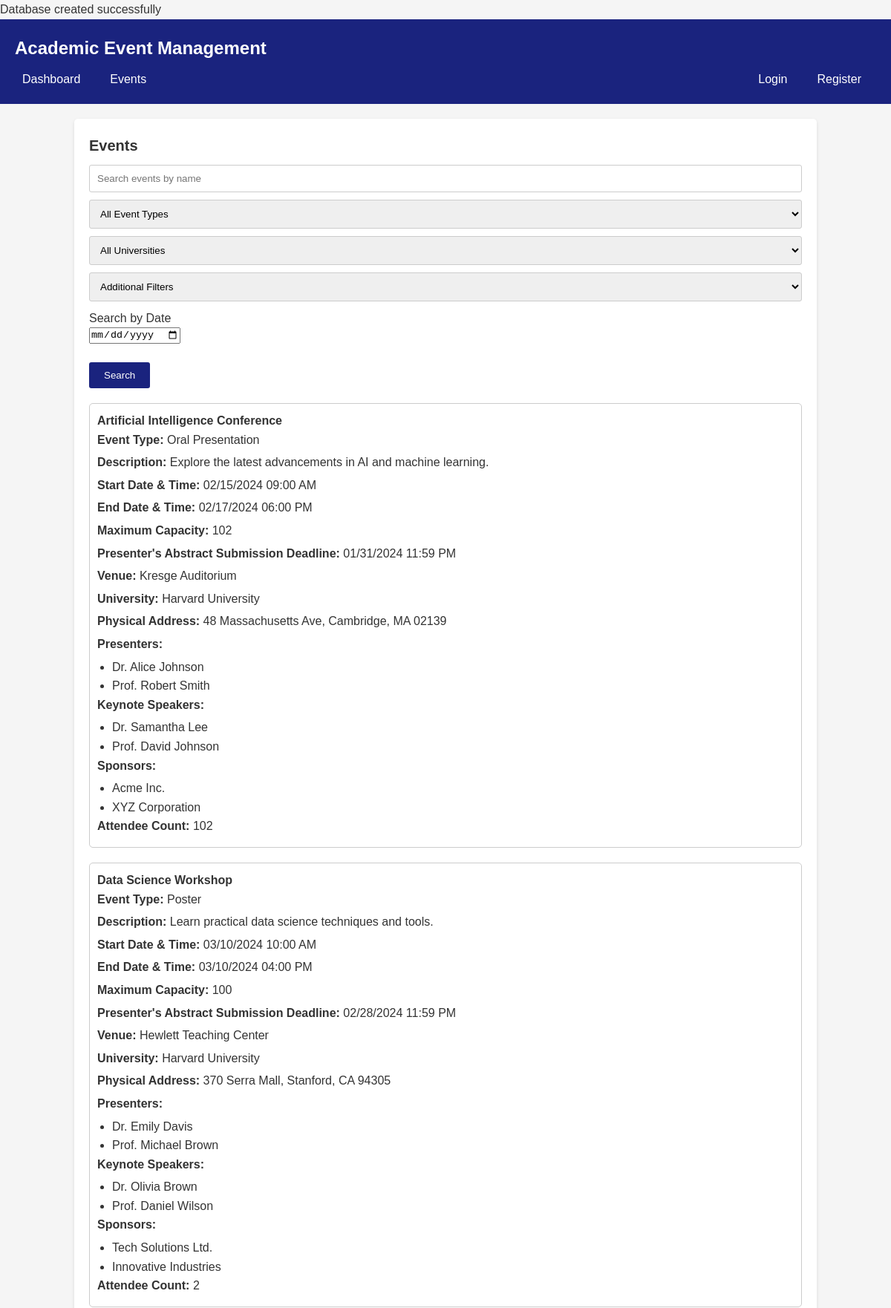
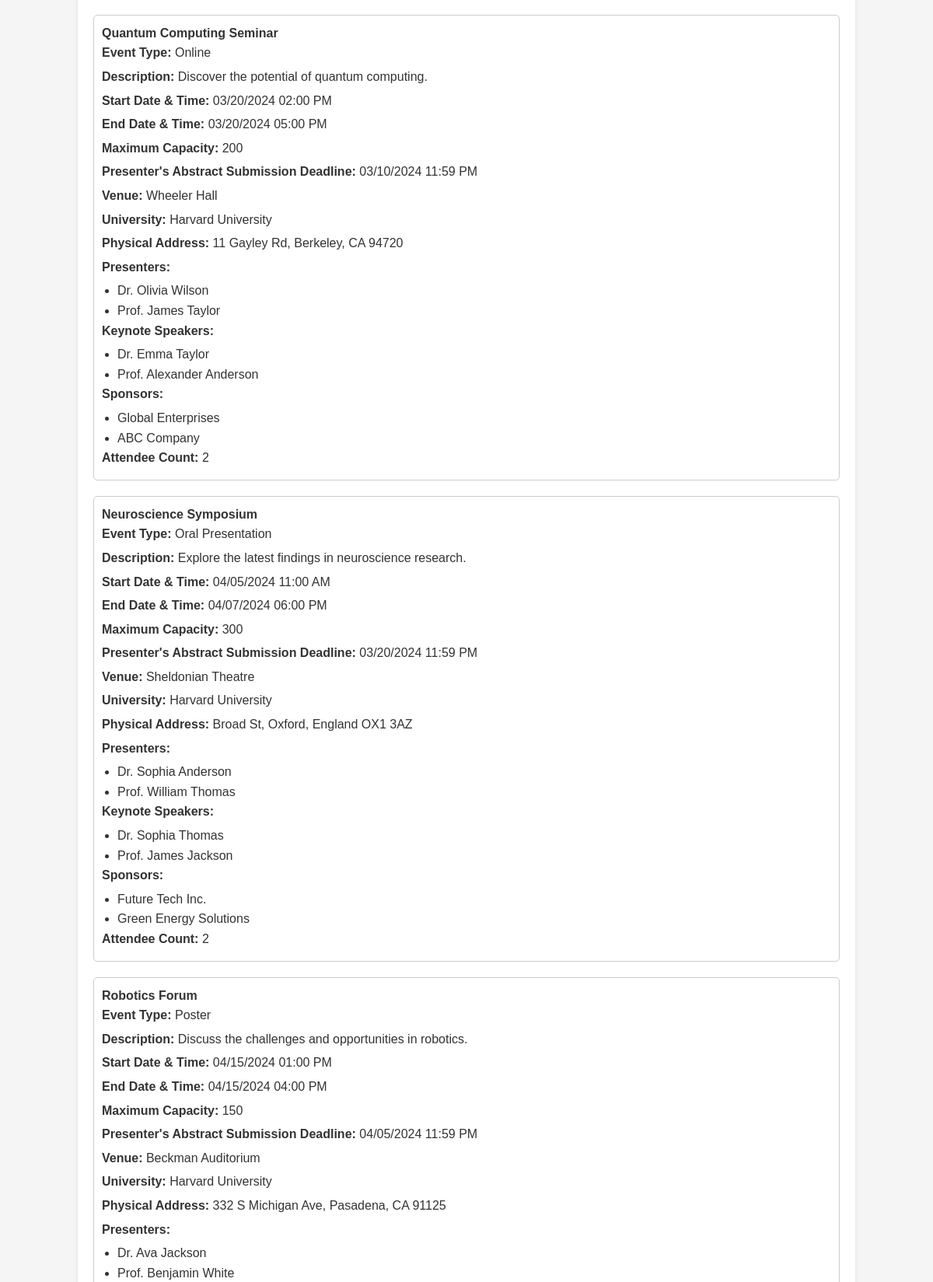
Screenshot of /events.php (upper part) with the database file from the repository (2 pictures, top to bottom).
### tables this page shows
CREATE TABLE IF NOT EXISTS `Event` (
    Event_ID INT PRIMARY KEY AUTO_INCREMENT,
    Event_Type_ID INT,
    Location_ID INT,
    U_ID INT,
    Start_Date_Time DATETIME,
    End_Date_Time DATETIME,
    Max_Capacity INT,
    Presenter_Deadline DATETIME,
    Event_Name VARCHAR(255),
    F_Date_Time DATETIME,
    Created_At DATETIME,
    Is_Published BOOLEAN,
    Description TEXT,
    Status ENUM('Open', 'Full', 'Closed', 'Cancelled') DEFAULT 'Open',
    FOREIGN KEY (Event_Type_ID) REFERENCES Event_Type(Event_Type_ID),
    FOREIGN KEY (Location_ID) REFERENCES Location(Location_ID),
    FOREIGN KEY (U_ID) REFERENCES U(U_ID)
);

CREATE TABLE IF NOT EXISTS Event_Type (
    Event_Type_ID INT PRIMARY KEY AUTO_INCREMENT,
    Type_Name VARCHAR(255),
    Created_At DATETIME
);

CREATE TABLE IF NOT EXISTS Location (
    Location_ID INT PRIMARY KEY AUTO_INCREMENT,
    Venue VARCHAR(255),
    Street_Address VARCHAR(255),
    City VARCHAR(255),
    State VARCHAR(255),
    Zip_Code VARCHAR(10)
);

CREATE TABLE IF NOT EXISTS U (
    U_ID INT PRIMARY KEY AUTO_INCREMENT,
    U_Name VARCHAR(255),
    Created_At DATETIME
);

CREATE TABLE IF NOT EXISTS Presenter (
    Presenter_ID INT PRIMARY KEY AUTO_INCREMENT,
    Presenter_Name VARCHAR(255),
    Create_At DATETIME
);

CREATE TABLE IF NOT EXISTS Speaker (
    Speaker_ID INT PRIMARY KEY AUTO_INCREMENT,
    Speaker_Name VARCHAR(255),
    Created_At DATETIME
);

CREATE TABLE IF NOT EXISTS Sponsor (
    Sponsor_ID INT PRIMARY KEY AUTO_INCREMENT,
    Sponsor_Name VARCHAR(255),
    Create_At DATETIME
);

### event_management.php (called while the page is built, shortened)
<?php
function searchEvents($conn, $search_name, $event_type, $university, $start_date) {
    $sql = "SELECT E.*, L.Venue, L.Street_Address, L.City, L.State, L.Zip_Code, U.U_Name,
                (SELECT COUNT(*) FROM User_Event UE WHERE UE.Event_ID = E.Event_ID) AS Attendee_Count
            FROM `Event` E
            JOIN Location L ON E.Location_ID = L.Location_ID
            JOIN U ON E.U_ID = U.U_ID
            WHERE E.Is_Published = TRUE";
    $result = $conn->query($sql);
    return $result;
}
function getEventTypeName($conn, $event_type_id) {
    $sql = "SELECT Type_Name FROM Event_Type WHERE Event_Type_ID = $event_type_id";
    $result = $conn->query($sql);
    if ($result->num_rows > 0) {
        $row = $result->fetch_assoc();
        return $row['Type_Name'];
    } else {
        return '';
    }
}
function getEventPresenters($conn, $event_id) {
    $sql = "SELECT p.Presenter_Name
            FROM Presenter p
            JOIN Presenter_Event pe ON p.Presenter_ID = pe.Presenter_ID
            WHERE pe.Event_ID = $event_id";
    $result = $conn->query($sql);
    return $result;
}
function getEventSpeakers($conn, $event_id) {
    $sql = "SELECT s.Speaker_Name
            FROM Speaker s
            JOIN Speaker_Event se ON s.Speaker_ID = se.Speaker_ID
            WHERE se.Event_ID = $event_id";
    $result = $conn->query($sql);
    return $result;
}
function getEventSponsors($conn, $event_id) {
    $sql = "SELECT s.Sponsor_Name
            FROM Sponsor s
            JOIN Sponsor_Event se ON s.Sponsor_ID = se.Sponsor_ID
            WHERE se.Event_ID = $event_id";
    $result = $conn->query($sql);
    return $result;
}
?>

### events.php (the view, shortened to what this page needs)
<?php
require_once 'db_connection.php';
require_once 'event_management.php';
require_once 'views.php';
if ($_SERVER["REQUEST_METHOD"] == "POST") {
    $search_name = $_POST["search_name"];
    $event_type = $_POST["event_type"];
    $university = $_POST["university"];
    $start_date = $_POST["start_date"];
    $view_filter = $_POST["view_filter"];
} else {
    $search_name = "";
    $event_type = "";
    $university = "";
    $start_date = "";
    $view_filter = "";
}
?>
<!DOCTYPE html>
<html>
<head>
    <link rel="stylesheet" type="text/css" href="css/style.css">
</head>
<body>
    <header>
        <h1>Academic Event Management</h1>
            <nav class="navbar">
                <ul class="navbar-left">
                    <li><a href="dashboard.php">Dashboard</a></li>
                    <li><a href="events.php">Events</a></li>
                </ul>
                <ul class="navbar-right">
                    <?php if (isset($_SESSION['user_id'])) : ?>
                        <li><a href="logout.php">Logout</a></li>
                    <?php else : ?>
                        <li><a href="login.php">Login</a></li>
                        <li><a href="register.php">Register</a></li>
                    <?php endif; ?>
                </ul>
            </nav>
    </header>
    <main>
        <h2>Events</h2>
        <div class="wrapper">
        <form action="events.php" method="POST">
            <input type="text" name="search_name" placeholder="Search events by name" value="<?php echo $search_name; ?>">
            <select name="event_type">
                <option value="">All Event Types</option>
            </select>
            <select name="university">
                <option value="">All Universities</option>
            </select>
            <select name="view_filter">
                <option value="">Additional Filters</option>
            </select>
            <p>Search by Date</p>
            <input type="date" name="start_date" value="<?php echo $start_date; ?>">
            <p><br><button type="submit">Search</button></br></p>
        </form>
        <?php
        if ($view_filter == 'users_with_10_plus_events') {
            $search_result = getUsersWith10PlusEvents($conn);
            if ($search_result->num_rows > 0) {
                echo "<h3>Users who create 10+ Events</h3>";
                echo "<table>";
                echo "<tr><th>First Name</th><th>Last Name</th><th>Email</th><th>Phone Number</th></tr>";
                while ($row = $search_result->fetch_assoc()) {
                    echo "<tr>";
                    echo "<td>" . $row['F_Name'] . "</td>";
                    echo "<td>" . $row['LName'] . "</td>";
                    echo "<td>" . $row['Email'] . "</td>";
                    echo "<td>" . $row['Phone_Number'] . "</td>";
                    echo "</tr>";
                }
                echo "</table>";
            } else {
                echo "<p>No users found who create 10+ events.</p>";
            }
        } else {
            $search_result = searchEvents($conn, $search_name, $event_type, $university, $start_date);
            if ($search_result->num_rows > 0) {
                while ($event = $search_result->fetch_assoc()) {
                    echo "<div class='event'>";
                    echo "<h4>" . $event['Event_Name'] . "</h4>";
                    echo "<p><strong>Event Type:</strong> " . getEventTypeName($conn, $event['Event_Type_ID']) . "</p>";
                    echo "<p><strong>Description:</strong> " . $event['Description'] . "</p>";
                    echo "<p><strong>Start Date & Time:</strong> " . date('m/d/Y h:i A', strtotime($event['Start_Date_Time'])) . "</p>";
                    echo "<p><strong>End Date & Time:</strong> " . date('m/d/Y h:i A', strtotime($event['End_Date_Time'])) . "</p>";
                    echo "<p><strong>Maximum Capacity:</strong> " . $event['Max_Capacity'] . "</p>";
                    echo "<p><strong>Presenter's Abstract Submission Deadline:</strong> " . date('m/d/Y h:i A', strtotime($event['Presenter_Deadline'])) . "</p>";
                    echo "<p><strong>Venue:</strong> " . $event['Venue'] . "</p>";
                    echo "<p><strong>University:</strong> " . $event['U_Name'] . "</p>";
                    echo "<p><strong>Physical Address:</strong> " . $event['Street_Address'] . ", " . $event['City'] . ", " . $event['State'] . " " . $event['Zip_Code'] . "</p>";
                    echo "<p><strong>Presenters:</strong></p>";
                    echo "<ul>";
                    $presenters = getEventPresenters($conn, $event['Event_ID']);
                    while ($presenter = $presenters->fetch_assoc()) {
                        echo "<li>" . $presenter['Presenter_Name'] . "</li>";
                    }
                    echo "</ul>";
                    echo "<p><strong>Keynote Speakers:</strong></p>";
                    echo "<ul>";
                    $speakers = getEventSpeakers($conn, $event['Event_ID']);
                    while ($speaker = $speakers->fetch_assoc()) {
                        echo "<li>" . $speaker['Speaker_Name'] . "</li>";
                    }
                    echo "</ul>";
                    echo "<p><strong>Sponsors:</strong></p>";
                    echo "<ul>";
                    $sponsors = getEventSponsors($conn, $event['Event_ID']);
                    while ($sponsor = $sponsors->fetch_assoc()) {
                        echo "<li>" . $sponsor['Sponsor_Name'] . "</li>";
                    }
                    echo "</ul>";
                    if (isset($_SESSION["user_id"])) {
                        $user_id = $_SESSION["user_id"];
                        $event_id = $event['Event_ID'];
                        $attendee_count = getAttendeeCount($conn, $event_id);
                        $is_enrolled = isUserEnrolled($conn, $user_id, $event_id);
                        echo "<p><strong>Attendee Count:</strong> " . $attendee_count . "</p>";
                        echo "<p><strong>Status:</strong> " . $event['Status'] . "</p>";
                        if ($event['Status'] == 'Cancelled') {
                             echo "<p style='color: red;'><strong>This event is cancelled. Enrollment is not available.</strong></p>";
                           } elseif ($event['Status'] == 'Full') {
                               echo "<p style='color: red;'><strong>This event is full. Enrollment is not available.</strong></p>";
                           } elseif ($event['Status'] == 'Closed') {
                               echo "<p style='color: red;'><strong>This event is closed. Enrollment is not available.</strong></p>";
                           } else {
                               echo "<form action='enroll_event.php' method='POST'>";
                               echo "<input type='hidden' name='event_id' value='$event_id'>";
                               echo "<button type='submit' name='enroll_unenroll'>" . ($is_enrolled ? 'Unenroll' : 'Enroll') . "</button>";
                               echo "</form>";
                           }
                    } else {
                        echo "<p><strong>Attendee Count:</strong> " . $event['Attendee_Count'] . "</p>";
                    }
                    echo "</div>";
                }
            } else {
                echo "<p>No events found.</p>";
            }
        }
        ?>
    </main>
</body>
</html>

### css/style.css (style rules this page uses)
* { margin: 0; padding: 0; box-sizing: border-box; }
body { font-family: Arial, sans-serif; background-color: #f5f5f5; color: #333; line-height: 1.6; }
header { background-color: #1a237e; color: #fff; padding: 20px; }
h1 { font-size: 24px; margin-bottom: 10px; }
.navbar { display: flex; justify-content: space-between; align-items: center; }
.navbar-left { display: flex; gap: 10px; }
.navbar-right { display: flex; gap: 10px; }
nav ul { list-style: none; }
nav ul li { display: inline-block; margin-right: 10px; }
nav ul li a { color: #fff; text-decoration: none; padding: 5px 10px; border-radius: 3px; transition: background-color 0.3s ease; }
main { max-width: 1000px; margin: 20px auto; background-color: #fff; padding: 20px; border-radius: 5px; box-shadow: 0 2px 5px rgba(0, 0, 0, 0.1); }
h2 { font-size: 20px; margin-bottom: 10px; }
form { margin-bottom: 20px; }
input[type="text"], input[type="email"], input[type="password"], input[type="tel"], input[type="number"], input[type="datetime-local"], textarea, select { width: 100%; padding: 10px; border: 1px solid #ccc; border-radius: 3px; margin-bottom: 10px; }
button { background-color: #1a237e; color: #fff; border: none; padding: 10px 20px; border-radius: 3px; cursor: pointer; transition: background-color 0.3s ease; }
.event { margin-bottom: 20px; padding: 10px; border: 1px solid #ccc; border-radius: 5px; }
.event h4 { margin-top: 0; }
.event p { margin-bottom: 5px; }
.event ul { margin: 0; padding-left: 20px; }

### rows the page displays
event: Event_Name "Artificial Intelligence Conference", Event_Type_ID.Type_Name "Oral Presentation", Description "Explore the latest advancements in AI and machine learning.", Start_Date_Time "02/15/2024 09:00 AM", End_Date_Time "02/17/2024 06:00 PM", Max_Capacity "102", Presenter_Deadline "01/31/2024 11:59 PM", Location_ID.Venue "Kresge Auditorium", U_ID.U_Name "Harvard University", Location_ID.Street_Address "48 Massachusetts Ave", Location_ID.City "Cambridge", Location_ID.State "MA", Location_ID.Zip_Code "02139", Attendee_Count "102"
presenter: Presenter_Name "Dr. Alice Johnson"
presenter: Presenter_Name "Prof. Robert Smith"
speaker: Speaker_Name "Dr. Samantha Lee"
speaker: Speaker_Name "Prof. David Johnson"
sponsor: Sponsor_Name "Acme Inc."
sponsor: Sponsor_Name "XYZ Corporation"
event: Event_Name "Data Science Workshop", Event_Type_ID.Type_Name "Poster", Description "Learn practical data science techniques and tools.", Start_Date_Time "03/10/2024 10:00 AM", End_Date_Time "03/10/2024 04:00 PM", Max_Capacity "100", Presenter_Deadline "02/28/2024 11:59 PM", Location_ID.Venue "Hewlett Teaching Center", U_ID.U_Name "Harvard University", Location_ID.Street_Address "370 Serra Mall", Location_ID.City "Stanford", Location_ID.State "CA", Location_ID.Zip_Code "94305", Attendee_Count "2"
presenter: Presenter_Name "Dr. Emily Davis"
presenter: Presenter_Name "Prof. Michael Brown"
speaker: Speaker_Name "Dr. Olivia Brown"
speaker: Speaker_Name "Prof. Daniel Wilson"
sponsor: Sponsor_Name "Tech Solutions Ltd."
sponsor: Sponsor_Name "Innovative Industries"
event: Event_Name "Quantum Computing Seminar", Event_Type_ID.Type_Name "Online", Description "Discover the potential of quantum computing.", Start_Date_Time "03/20/2024 02:00 PM", End_Date_Time "03/20/2024 05:00 PM", Max_Capacity "200", Presenter_Deadline "03/10/2024 11:59 PM", Location_ID.Venue "Wheeler Hall", U_ID.U_Name "Harvard University", Location_ID.Street_Address "11 Gayley Rd", Location_ID.City "Berkeley", Location_ID.State "CA", Location_ID.Zip_Code "94720", Attendee_Count "2"
presenter: Presenter_Name "Dr. Olivia Wilson"
presenter: Presenter_Name "Prof. James Taylor"
speaker: Speaker_Name "Dr. Emma Taylor"
speaker: Speaker_Name "Prof. Alexander Anderson"
sponsor: Sponsor_Name "Global Enterprises"
sponsor: Sponsor_Name "ABC Company"
event: Event_Name "Neuroscience Symposium", Event_Type_ID.Type_Name "Oral Presentation", Description "Explore the latest findings in neuroscience research.", Start_Date_Time "04/05/2024 11:00 AM", End_Date_Time "04/07/2024 06:00 PM", Max_Capacity "300", Presenter_Deadline "03/20/2024 11:59 PM", Location_ID.Venue "Sheldonian Theatre", U_ID.U_Name "Harvard University", Location_ID.Street_Address "Broad St", Location_ID.City "Oxford", Location_ID.State "England", Location_ID.Zip_Code "OX1 3AZ", Attendee_Count "2"
presenter: Presenter_Name "Dr. Sophia Anderson"
presenter: Presenter_Name "Prof. William Thomas"
speaker: Speaker_Name "Dr. Sophia Thomas"
speaker: Speaker_Name "Prof. James Jackson"
sponsor: Sponsor_Name "Future Tech Inc."
sponsor: Sponsor_Name "Green Energy Solutions"
event: Event_Name "Robotics Forum", Event_Type_ID.Type_Name "Poster", Description "Discuss the challenges and opportunities in robotics.", Start_Date_Time "04/15/2024 01:00 PM", End_Date_Time "04/15/2024 04:00 PM", Max_Capacity "150", Presenter_Deadline "04/05/2024 11:59 PM", Location_ID.Venue "Beckman Auditorium", U_ID.U_Name "Harvard University", Location_ID.Street_Address "332 S Michigan Ave", Location_ID.City "Pasadena", Location_ID.State "CA", Location_ID.Zip_Code "91125"
presenter: Presenter_Name "Dr. Ava Jackson"
presenter: Presenter_Name "Prof. Benjamin White"
